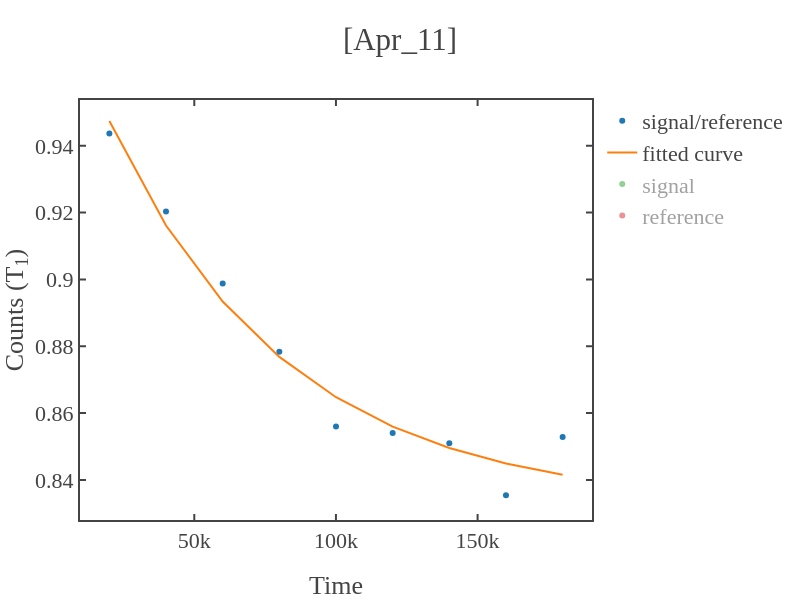

Notebook cell for this chart:
### Code cell
# loading the data 
load_data = dict(np.load(total_path))
time_axis,signal_photon,reference_samples,signal_samples = data_to_time_signal(load_data,samples,first=first_sig_ref)


x=time_axis[1:]
y=signal_photon[1:]
guess_parameters = np.array([0.7,1,100e3])  # input these paramters(serially) with your guess  
fitting_function = 'exp'   # y0+y_max*np.exp(-x/tau)
fitting_range = False   # for x-axis 

# fitting the data
x_fit,y_fit,coefficient,error_bars = fit_func(x,y,fit_range=fitting_range,func=fitting_function,guess_params=guess_parameters) 
if len(str(int(coefficient[2])))>7 or coefficient[2]<0:
    print('Fitted lifetime seems too long (more than 10ms) or negative.')
    print('If not expected for T1 exp, retry with increasing or decreasing the evolution time of the sequence.')
# plotting the data 
fig1 = simple_plot(x,y,show=False,x_name = "Time",y_name = "Counts (T<sub>1</sub>)",mode='markers',title=f'{date}',curve_name='signal/reference')
fig2 = simple_plot(x_fit,y_fit,show=False,x_name = "Time",y_name = "Counts (T<sub>1</sub>)",mode='lines',title=f'{date}',curve_name='fitted curve')
fig3 = simple_plot(x,signal_samples[1:],show=False,x_name = "Time",y_name = "Counts (T<sub>1</sub>)",mode='markers',title=f'{date}',curve_name='signal')
fig4 = simple_plot(x,reference_samples[1:],show=False,x_name = "Time",y_name = "Counts (T<sub>1</sub>)",mode='markers',title=f'{date}',curve_name='reference')

add_figures([fig1,fig2,fig3,fig4],show=True,x_name = "Time",y_name = "Counts (T<sub>1</sub>)",title=f'[{date}]')

### Figure 1 — Plotly figure (JSON) as saved in the notebook; plotly's stock layout.template omitted (floating-point values rounded to 4 significant figures)
{"data": [{"mode": "markers", "name": "signal/reference", "showlegend": true, "type": "scatter", "x": [20020, 40020, 60020, 80020, 100020, 120020, 140020, 160020, 180020], "y": [0.9437, 0.9203, 0.8988, 0.8784, 0.856, 0.854, 0.851, 0.8354, 0.8528]}, {"mode": "lines", "name": "fitted curve", "showlegend": true, "type": "scatter", "x": [20020, 40020, 60020, 80020, 100020, 120020, 140020, 160020, 180020], "y": [0.9474, 0.9162, 0.8934, 0.8768, 0.8647, 0.8559, 0.8496, 0.8449, 0.8415]}, {"mode": "markers", "name": "signal", "showlegend": true, "type": "scatter", "visible": "legendonly", "x": [20020, 40020, 60020, 80020, 100020, 120020, 140020, 160020, 180020], "y": [2.494, 2.536, 2.574, 2.595, 2.607, 2.627, 2.66, 2.628, 2.676]}, {"mode": "markers", "name": "reference", "showlegend": true, "type": "scatter", "visible": "legendonly", "x": [20020, 40020, 60020, 80020, 100020, 120020, 140020, 160020, 180020], "y": [2.642, 2.756, 2.863, 2.955, 3.046, 3.077, 3.126, 3.146, 3.137]}], "layout": {"height": 600, "title": {"text": "[Apr_11]"}, "width": 800, "xaxis": {"autorange": true, "range": [9660.0, 190400.0], "title": {"text": "Time"}, "type": "linear"}, "yaxis": {"autorange": true, "range": [0.828, 0.9537], "title": {"text": "Counts (T<sub>1</sub>)"}, "type": "linear"}}}
